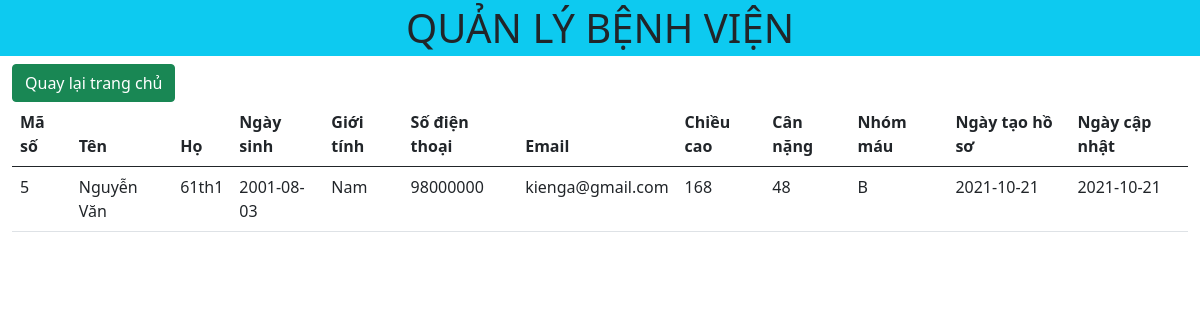
The page /detail.php?id=5 on the database its author committed.
### tables this page shows
CREATE TABLE `patient` (
  `patientid` int(11) NOT NULL,
  `firstname` varchar(10) NOT NULL,
  `lastname` varchar(30) NOT NULL,
  `dateofbirth` date NOT NULL,
  `gender` varchar(10) NOT NULL,
  `mobile` varchar(15) NOT NULL,
  `email` varchar(30) NOT NULL,
  `height` int(11) NOT NULL,
  `weight` float NOT NULL,
  `blood_type` varchar(5) NOT NULL,
  `created_on` date NOT NULL DEFAULT current_timestamp(),
  `modified_on` date NOT NULL DEFAULT current_timestamp()
);

### detail.php (the view, shortened to what this page needs)
<?php
include './header.php';
$id = $_GET['id'];
?>
<a href="index.php" class="btn btn-success">Quay lại trang chủ</a>
<table class="table table-responsive">
    <thead>
        <tr>
            <th scope="col">Mã số</th>
            <th scope="col">Tên</th>
            <th scope="col">Họ</th>
            <th scope="col">Ngày sinh</th>
            <th scope="col">Giới tính</th>
            <th scope="col">Số điện thoại</th>
            <th scope="col">Email</th>
            <th scope="col">Chiều cao</th>
            <th scope="col">Cân nặng</th>
            <th scope="col">Nhóm máu</th>
            <th scope="col">Ngày tạo hồ sơ</th>
            <th scope="col">Ngày cập nhật</th>
        </tr>
    </thead>
    <tbody>
        <?php
        include './config.php';
        $sql = "SELECT * FROM `patient` WHERE patientid = '$id' ";
        $result = mysqli_query($conn, $sql);
        if (mysqli_num_rows($result) > 0) {
            while ($row = mysqli_fetch_assoc($result)) {
                echo "<tr>";
                echo '<td>' . $row['patientid'] . '</td>';
                echo '<td>' . $row['firstname'] . '</td>';
                echo '<td>' . $row['lastname'] . '</td>';
                echo '<td>' . $row['dateofbirth'] . '</td>';
                echo '<td>' . $row['gender'] . '</td>';
                echo '<td>' . $row['mobile'] . '</td>';
                echo '<td>' . $row['email'] . '</td>';
                echo '<td>' . $row['height'] . '</td>';
                echo '<td>' . $row['weight'] . '</td>';
                echo '<td>' . $row['blood_type'] . '</td>';
                echo '<td>' . $row['created_on'] . '</td>';
                echo '<td>' . $row['modified_on'] . '</td>';
            }
        }
        ?>
    </tbody>
</table>
<?php include './footer.php' ?>

### rows shown on the page
patient: patientid "5", firstname "Nguyễn Văn", lastname "61th1", dateofbirth "2001-08-03", gender "Nam", mobile "98000000", email "kienga@gmail.com", height "168", weight "48", blood_type "B", created_on "2021-10-21", modified_on "2021-10-21"
